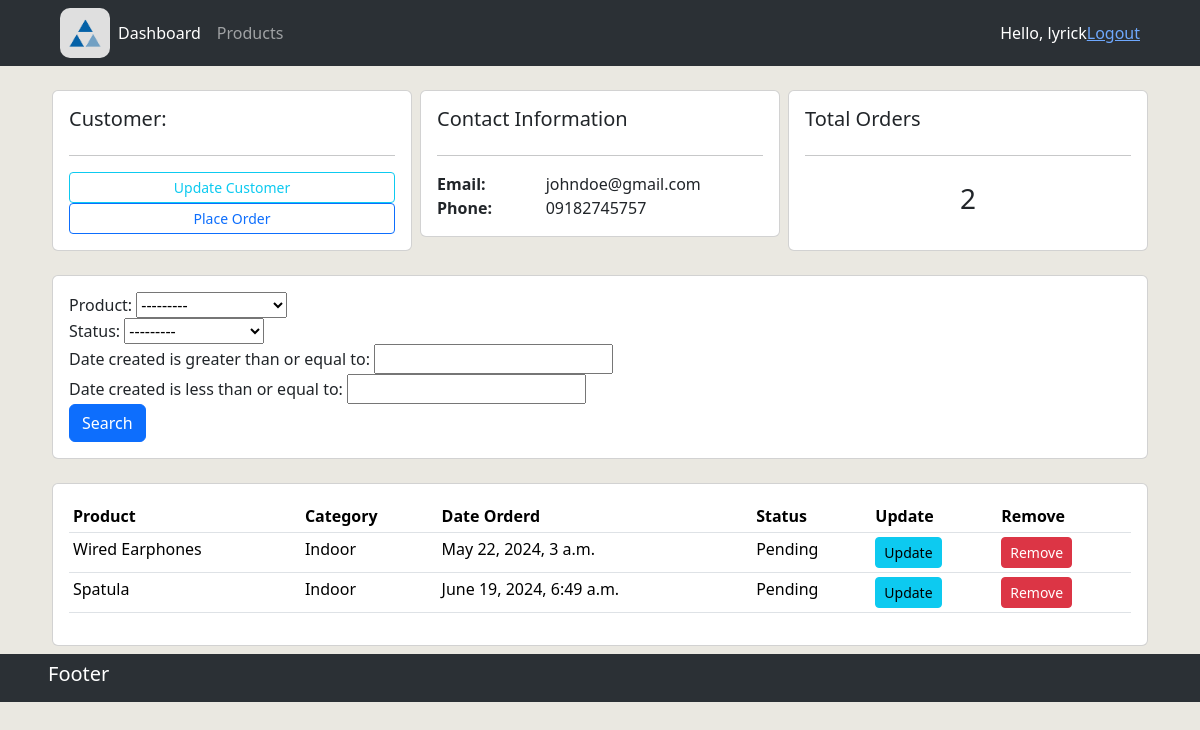
The app's page /customer/1 (signed in), older data.
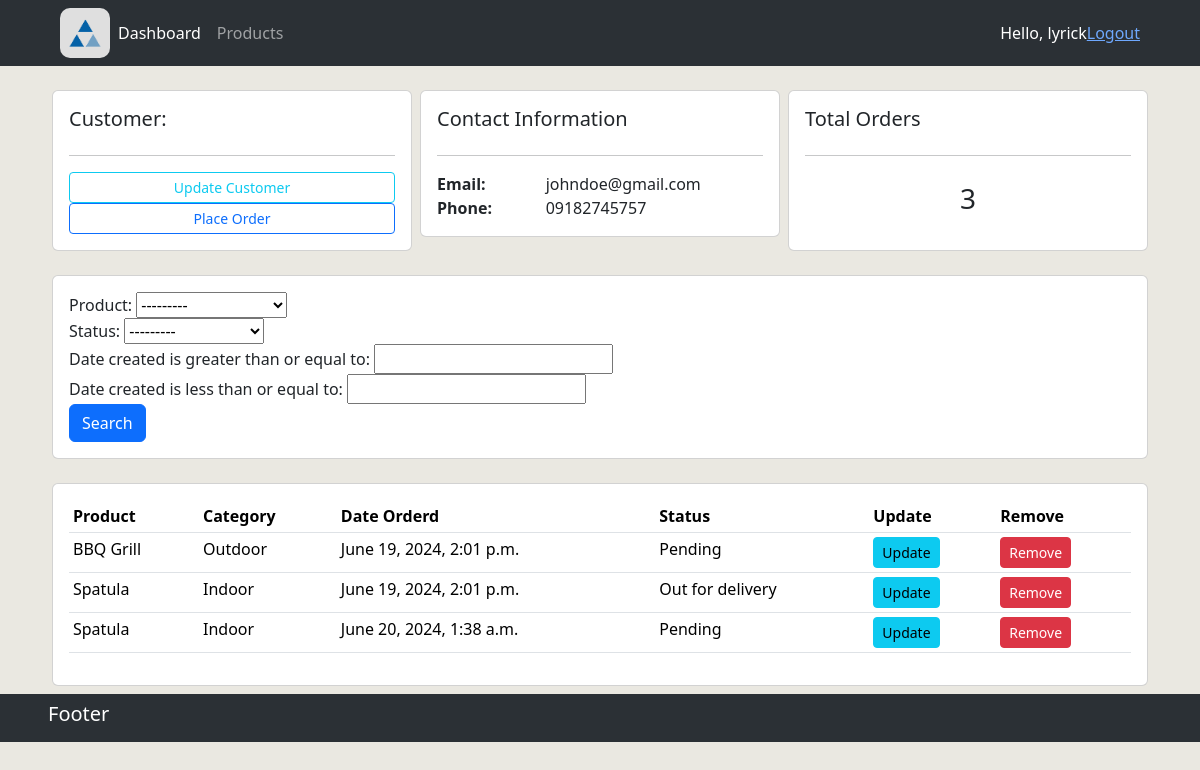
The same page, newer data.
### accounts/models.py (models this page shows, shortened)
class Order(models.Model):
    customer = models.ForeignKey(Customer, null=True, on_delete=models.SET_NULL)
    product = models.ForeignKey(Product, null=True, on_delete=models.SET_NULL)
    date_created = models.DateTimeField(auto_now_add=True)
    STATUS = (
        ('Pending', 'Pending'),
        ('Out for delivery', 'Out for delivery'),
        ('Delivered', 'Delivered'),
    )
    status = models.CharField(max_length=200, null=True, choices=STATUS)

class Product(models.Model):
    name = models.CharField(max_length=200, null=True)
    price = models.FloatField(null=True)
    CATEGORY = (
        ('Indoor', 'Indoor'),
        ('Outdoor', 'Outdoor'),
    )
    category = models.CharField(max_length=200, null=True, choices=CATEGORY)
    description = models.CharField(max_length=200, null=True, blank=True)
    date_created = models.DateTimeField(auto_now_add=True)
    tags = models.ManyToManyField(Tag)
    def __str__(self):
        return self.name

### accounts/views.py (the view)
# urls.py: path('customer/<str:primary_key>', views.customer, name="customer"),
@login_required(login_url='login')
def customer(request, primary_key):
    customer = Customer.objects.get(id=primary_key)
    orders = customer.order_set.all()
    order_count = orders.count()
    myFilter = OrderFilter(request.GET, queryset=orders)
    orders = myFilter.qs
    context = {"customer": customer,
               "orders": orders,
               "order_count": order_count,
               'myFilter': myFilter}
    return render(request, 'accounts/customer.html', context)

### accounts/templates/accounts/customer.html
{% extends 'accounts/main.html' %}
{% block content %}
<br>
<div class="row px-5 gx-0">
    <div class="col-md px-1">
        <div class="card card-body">
            <h5>Customer:</h5>
            <hr>
            <a class="btn btn-outline-info  btn-sm btn-block" href="">Update Customer</a>
            <a class="btn btn-outline-primary  btn-sm btn-block" href="{% url 'create_order' customer.id %}">Place Order</a>
        </div>
    </div>
    <div class="col-md px-1">
        <div class="card card-body">
            <h5>Contact Information</h5>
            <hr>
            <div class="row gx-0">
                <div class="col-4 fw-bold">Email:</div>
                <div class="col-8 ">{{ customer.email }}</div>
                <div class="col-4 fw-bold">Phone:</div>
                <div class="col-8 ">{{ customer.phone }}</div>
            </div>
        </div>
    </div>
    <div class="col-md px-1">
        <div class="card card-body">
            <h5>Total Orders</h5>
            <hr>
            <h3 style="text-align: center;padding: 10px">{{ order_count }}</h3>
        </div>
    </div>
</div>
<br>
<div class="row px-5 gx-0">
    <div class="col px-1">
        <div class="card card-body">
            <form method="get">
                {{myFilter.form}}
                <button class="btn btn-primary" type="submit">Search</button>
            </form>
        </div>
    </div>
</div>
<br>
<div class="row px-5 gx-0">
    <div class="col-md px-1">
        <div class="card card-body">
            <table class="table table-sm">
                <tr>
                    <th>Product</th>
                    <th>Category</th>
                    <th>Date Orderd</th>
                    <th>Status</th>
                    <th>Update</th>
                    <th>Remove</th>
                </tr>
                {% for order in orders %}
                    <tr>
                        <td>{{ order.product }}</td>
                        <td>{{ order.product.category }}</td>
                        <td>{{ order.date_created }}</td>
                        <td>{{ order.status }}</td>
                        <td><a class="btn btn-sm btn-info" href="{% url 'update_order' order.id %}">Update</a></td>
                        <td><a class="btn btn-sm btn-danger" href="{% url 'delete_order' order.id %}">Remove</a></td>
                    </tr>
                {% endfor %}
            </table>
        </div>
    </div>
</div>
{% endblock %}

Row changes from the older to the newer data that the page shows:
removed Order: product "Wired Earphones", product.category "Indoor", date_created "May 22, 2024, 3 a.m.", status "Pending"
removed Order: product "Spatula", product.category "Indoor", date_created "June 19, 2024, 6:49 a.m.", status "Pending"
added Order: product "BBQ Grill", product.category "Outdoor", date_created "June 19, 2024, 2:01 p.m.", status "Pending"
added Order: product "Spatula", product.category "Indoor", date_created "June 19, 2024, 2:01 p.m.", status "Out for delivery"
added Order: product "Spatula", product.category "Indoor", date_created "June 20, 2024, 1:38 a.m.", status "Pending"
Text that changed along with them:
{{ order_count }}: "2" → "3"
